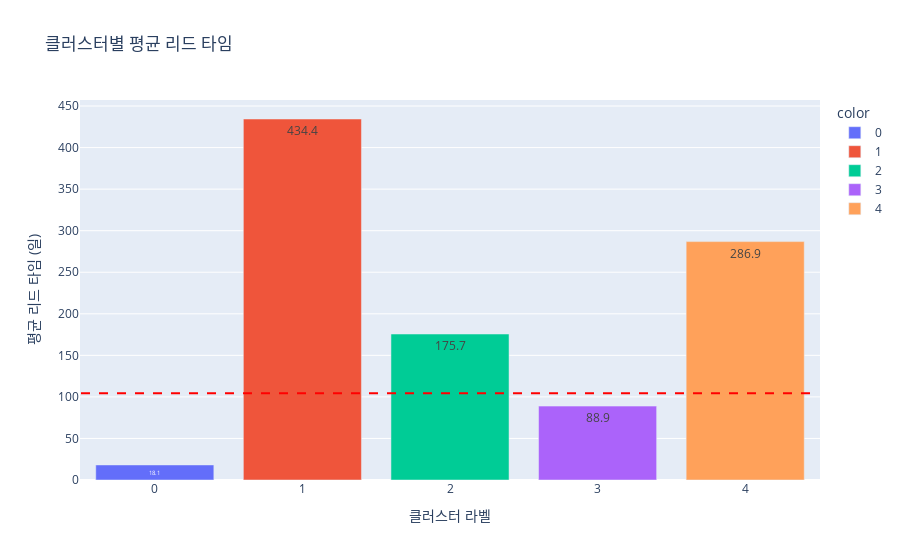
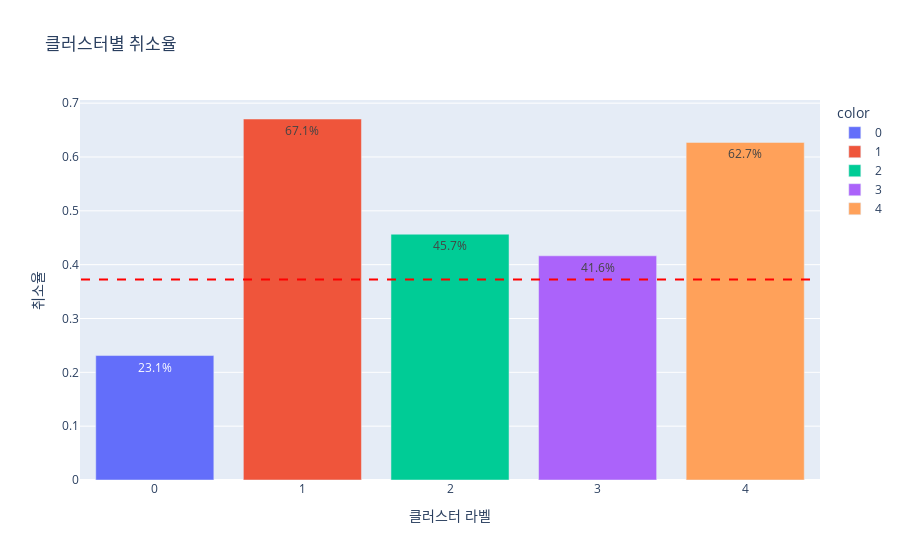

Notebook source saved alongside these figures, in order:
### Code cell
import plotly.express as px
import pandas as pd
import plotly.graph_objects as go

# cluster_profiling DataFrame 사용 (이전 셀에서 생성됨)

# 클러스터별 평균 리드 타임 시각화 (막대 그래프)
# 평균 리드 타임을 소수점 첫째자리까지 표시, 텍스트 방향 가로
cluster_profiling['lead_time_mean_formatted'] = cluster_profiling['lead_time_mean'].round(1).astype(str)

fig_lead_time = px.bar(cluster_profiling, x='cluster_label', y='lead_time_mean',
                       title='클러스터별 평균 리드 타임',
                       labels={'cluster_label': '클러스터 라벨', 'lead_time_mean': '평균 리드 타임 (일)'},
                       text='lead_time_mean_formatted',
                       color=cluster_profiling['cluster_label'].astype(str)) # 클러스터 라벨을 문자열로 변환하여 색상 구분

fig_lead_time.update_traces(textposition='inside', textangle=0) # 텍스트 위치 inside, 각도 0 (가로)
fig_lead_time.update_layout(xaxis = dict(tickmode = 'linear'))

# 전체 평균 리드 타임 계산
overall_avg_lead_time = df_resort_clustered['lead_time'].mean()

# 전체 평균 리드 타임 점선 추가
fig_lead_time.add_shape(type='line',
                          x0=-0.5, # x축 시작점 (클러스터 라벨 0의 왼쪽)
                          y0=overall_avg_lead_time,
                          x1=len(cluster_profiling['cluster_label']) - 0.5, # x축 끝점 (마지막 클러스터 라벨의 오른쪽)
                          y1=overall_avg_lead_time,
                          line=dict(color='Red', width=2, dash='dash'),
                          name='전체 평균 리드 타임')

fig_lead_time.update_layout(showlegend=True) # 범례 표시
fig_lead_time.show()


# 클러스터별 취소율 시각화 (막대 그래프)
# 취소율을 백분율로 변환하고 소수점 첫째자리까지 표시, 텍스트 방향 가로
cluster_profiling['is_canceled_rate_percent'] = (cluster_profiling['is_canceled_rate'] * 100).round(1).astype(str) + '%'

fig_cancel_rate = px.bar(cluster_profiling, x='cluster_label', y='is_canceled_rate',
                       title='클러스터별 취소율',
                       labels={'cluster_label': '클러스터 라벨', 'is_canceled_rate': '취소율'},
                       text='is_canceled_rate_percent',
                       color=cluster_profiling['cluster_label'].astype(str)) # 클러스터 라벨을 문자열로 변환하여 색상 구분


fig_cancel_rate.update_traces(textposition='inside', textangle=0) # 텍스트 위치 inside, 각도 0 (가로)
fig_cancel_rate.update_layout(xaxis = dict(tickmode = 'linear'))

# 전체 평균 취소율 계산
overall_avg_cancel_rate = df_resort_clustered['is_canceled'].mean()

# 전체 평균 취소율 점선 추가
fig_cancel_rate.add_shape(type='line',
                          x0=-0.5, # x축 시작점 (클러스터 라벨 0의 왼쪽)
                          y0=overall_avg_cancel_rate,
                          x1=len(cluster_profiling['cluster_label']) - 0.5, # x축 끝점 (마지막 클러스터 라벨의 오른쪽)
                          y1=overall_avg_cancel_rate,
                          line=dict(color='Red', width=2, dash='dash'),
                          name='전체 평균 취소율')

fig_cancel_rate.update_layout(showlegend=True) # 범례 표시
fig_cancel_rate.show()

### Figure 1 — Plotly figure (JSON) as saved in the notebook; plotly's stock layout.template omitted (floating-point values rounded to 4 significant figures)
{"data": [{"hovertemplate": "color=0<br>클러스터 라벨=%{x}<br>평균 리드 타임 (일)=%{y}<br>lead_time_mean_formatted=%{text}<extra></extra>", "legendgroup": "0", "marker": {"color": "#636efa", "pattern": {"shape": ""}}, "name": "0", "orientation": "v", "showlegend": true, "text": ["18.1"], "textangle": 0, "textposition": "inside", "type": "bar", "x": [0], "xaxis": "x", "y": [18.12], "yaxis": "y"}, {"hovertemplate": "color=1<br>클러스터 라벨=%{x}<br>평균 리드 타임 (일)=%{y}<br>lead_time_mean_formatted=%{text}<extra></extra>", "legendgroup": "1", "marker": {"color": "#EF553B", "pattern": {"shape": ""}}, "name": "1", "orientation": "v", "showlegend": true, "text": ["434.4"], "textangle": 0, "textposition": "inside", "type": "bar", "x": [1], "xaxis": "x", "y": [434.4], "yaxis": "y"}, {"hovertemplate": "color=2<br>클러스터 라벨=%{x}<br>평균 리드 타임 (일)=%{y}<br>lead_time_mean_formatted=%{text}<extra></extra>", "legendgroup": "2", "marker": {"color": "#00cc96", "pattern": {"shape": ""}}, "name": "2", "orientation": "v", "showlegend": true, "text": ["175.7"], "textangle": 0, "textposition": "inside", "type": "bar", "x": [2], "xaxis": "x", "y": [175.7], "yaxis": "y"}, {"hovertemplate": "color=3<br>클러스터 라벨=%{x}<br>평균 리드 타임 (일)=%{y}<br>lead_time_mean_formatted=%{text}<extra></extra>", "legendgroup": "3", "marker": {"color": "#ab63fa", "pattern": {"shape": ""}}, "name": "3", "orientation": "v", "showlegend": true, "text": ["88.9"], "textangle": 0, "textposition": "inside", "type": "bar", "x": [3], "xaxis": "x", "y": [88.91], "yaxis": "y"}, {"hovertemplate": "color=4<br>클러스터 라벨=%{x}<br>평균 리드 타임 (일)=%{y}<br>lead_time_mean_formatted=%{text}<extra></extra>", "legendgroup": "4", "marker": {"color": "#FFA15A", "pattern": {"shape": ""}}, "name": "4", "orientation": "v", "showlegend": true, "text": ["286.9"], "textangle": 0, "textposition": "inside", "type": "bar", "x": [4], "xaxis": "x", "y": [286.9], "yaxis": "y"}], "layout": {"barmode": "relative", "legend": {"title": {"text": "color"}, "tracegroupgap": 0}, "shapes": [{"line": {"color": "Red", "dash": "dash", "width": 2}, "name": "전체 평균 리드 타임", "type": "line", "x0": -0.5, "x1": 4.5, "y0": 104.5, "y1": 104.5}], "showlegend": true, "title": {"text": "클러스터별 평균 리드 타임"}, "xaxis": {"anchor": "y", "domain": [0, 1], "tickmode": "linear", "title": {"text": "클러스터 라벨"}}, "yaxis": {"anchor": "x", "domain": [0, 1], "title": {"text": "평균 리드 타임 (일)"}}}}

### Figure 2 — Plotly figure (JSON) as saved in the notebook; plotly's stock layout.template omitted (floating-point values rounded to 4 significant figures)
{"data": [{"hovertemplate": "color=0<br>클러스터 라벨=%{x}<br>취소율=%{y}<br>is_canceled_rate_percent=%{text}<extra></extra>", "legendgroup": "0", "marker": {"color": "#636efa", "pattern": {"shape": ""}}, "name": "0", "orientation": "v", "showlegend": true, "text": ["23.1%"], "textangle": 0, "textposition": "inside", "type": "bar", "x": [0], "xaxis": "x", "y": [0.2312], "yaxis": "y"}, {"hovertemplate": "color=1<br>클러스터 라벨=%{x}<br>취소율=%{y}<br>is_canceled_rate_percent=%{text}<extra></extra>", "legendgroup": "1", "marker": {"color": "#EF553B", "pattern": {"shape": ""}}, "name": "1", "orientation": "v", "showlegend": true, "text": ["67.1%"], "textangle": 0, "textposition": "inside", "type": "bar", "x": [1], "xaxis": "x", "y": [0.6706], "yaxis": "y"}, {"hovertemplate": "color=2<br>클러스터 라벨=%{x}<br>취소율=%{y}<br>is_canceled_rate_percent=%{text}<extra></extra>", "legendgroup": "2", "marker": {"color": "#00cc96", "pattern": {"shape": ""}}, "name": "2", "orientation": "v", "showlegend": true, "text": ["45.7%"], "textangle": 0, "textposition": "inside", "type": "bar", "x": [2], "xaxis": "x", "y": [0.4566], "yaxis": "y"}, {"hovertemplate": "color=3<br>클러스터 라벨=%{x}<br>취소율=%{y}<br>is_canceled_rate_percent=%{text}<extra></extra>", "legendgroup": "3", "marker": {"color": "#ab63fa", "pattern": {"shape": ""}}, "name": "3", "orientation": "v", "showlegend": true, "text": ["41.6%"], "textangle": 0, "textposition": "inside", "type": "bar", "x": [3], "xaxis": "x", "y": [0.4164], "yaxis": "y"}, {"hovertemplate": "color=4<br>클러스터 라벨=%{x}<br>취소율=%{y}<br>is_canceled_rate_percent=%{text}<extra></extra>", "legendgroup": "4", "marker": {"color": "#FFA15A", "pattern": {"shape": ""}}, "name": "4", "orientation": "v", "showlegend": true, "text": ["62.7%"], "textangle": 0, "textposition": "inside", "type": "bar", "x": [4], "xaxis": "x", "y": [0.6271], "yaxis": "y"}], "layout": {"barmode": "relative", "legend": {"title": {"text": "color"}, "tracegroupgap": 0}, "shapes": [{"line": {"color": "Red", "dash": "dash", "width": 2}, "name": "전체 평균 취소율", "type": "line", "x0": -0.5, "x1": 4.5, "y0": 0.3726, "y1": 0.3726}], "showlegend": true, "title": {"text": "클러스터별 취소율"}, "xaxis": {"anchor": "y", "domain": [0, 1], "tickmode": "linear", "title": {"text": "클러스터 라벨"}}, "yaxis": {"anchor": "x", "domain": [0, 1], "title": {"text": "취소율"}}}}
